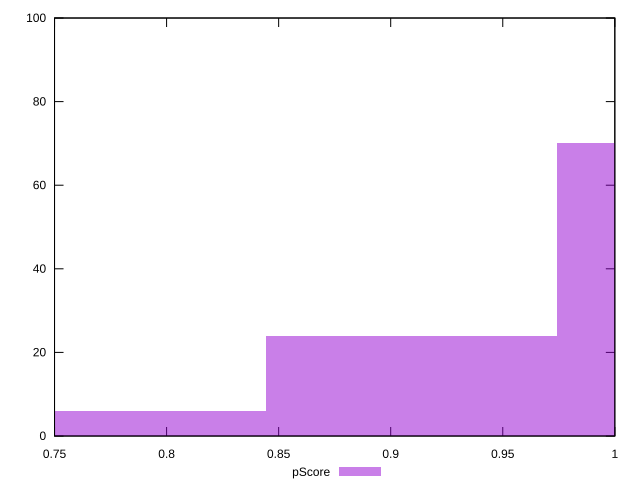

Reproduce this figure in gnuplot.
reset

$pScore <<EOF
1.0393150358309047 70
0.9094006563520416 24
0.7794862768731785 6
EOF

set key outside below
set boxwidth 0.12991437947886308
set xrange [0.75:1]
set yrange [0:100]
set trange [0:100]
set style fill transparent solid 0.5 noborder
set terminal svg size 640, 490 enhanced background rgb 'white'
set output "reprap/unminified-javascript/samples/pages/pScore/histogram.svg"

plot $pScore title "pScore" with boxes

reset
